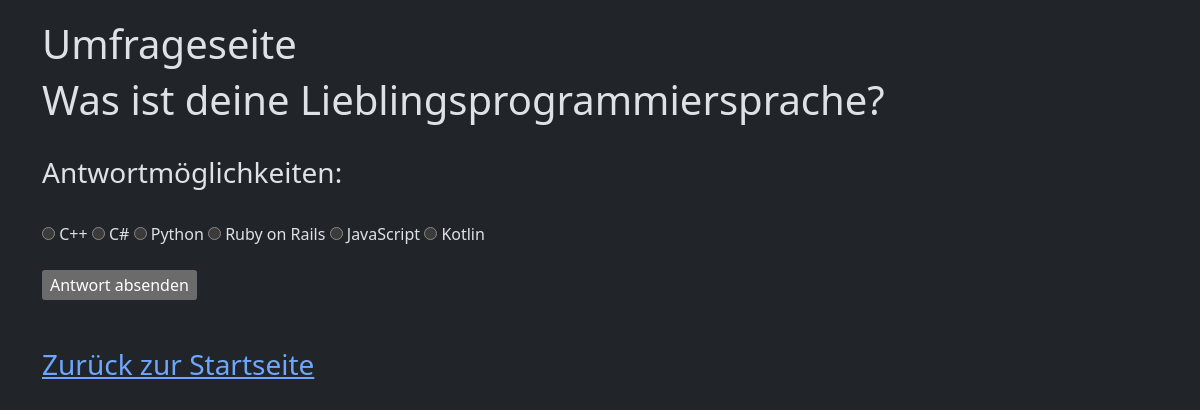
The page /poll/lieblingsprogrammiersprache on the database its author committed.
### polls/models.py (models this page shows, shortened)
class Poll(models.Model):
    name = models.CharField(max_length=256)
    slug = models.SlugField(unique=True)#unique=True verhindert, das es mehrere DB Felder mit dem selben Slug gibt.
    publish_time = models.DateTimeField()
    days_running = models.IntegerField(default=7)

class Choice(models.Model):
    poll = models.ForeignKey(to="Poll", on_delete=models.CASCADE)
    name = models.CharField(max_length=256)
    votes = models.IntegerField(default=0)
    notes = models.TextField(null=True, blank=True)

### polls/views.py (the view)
# urls.py: path('poll/<str:slug>', PollDetailView.as_view(), name="umfrage-detail"),
class PollDetailView(generic.DetailView):
    model = Poll
    template_name = 'polls/umfrage.html'
    def get_context_data(self, **kwargs):
        context = super().get_context_data(**kwargs)
        user_see_result = False
        if 'voted_polls' in self.request.session:
            if type(self.request.session['voted_polls']) == list:
                if context['object'].id in self.request.session['voted_polls']:
                    user_see_result = True
        context['voted'] = user_see_result
        return context

### polls/templates/polls/umfrage.html (shortened to what this page needs)
{% extends 'polls/base.html' %}
{% block content %}
{% if object %}
    <h1>{{ object.name }}</h1>
<br>
    <h3>Antwortmöglichkeiten:</h3>
<br>
{% if not voted %}
    {% if object.choice_set.all %}
         <form action="{% url 'polls:vote' object.slug %}" method="post">
             {% for choice in object.choice_set.all %}
             <input type="radio" name="choice" value="{{ choice.id }}"/>
             <label>{{ choice.name }} </label>
             {% endfor %}
             <br><br>
             <input type="submit" value="Antwort absenden"/>
         </form>
    {% else %}
    <h2>Leider gibt es noch keine Antwortmöglichkeiten.</h2>
    {% endif %}
<br><br>
<h3><a href="{% url 'polls:index' %}">Zurück zur Startseite</a></h3>
{% else %}
<p>
    Du hast bereits abgestimmt und kannst dir <a href="{% url 'polls:results' object.slug %}">hier</a> die Ergebnisse ansehen.
</p>
{% endif %}
{% else %}
<h1>Es konnte keine Umfrage ausgegeben werden.</h1>
{% endif %}
{% endblock %}

### rows shown on the page
Poll: name "Was ist deine Lieblingsprogrammiersprache?"
Choice: name "C++"
Choice: name "C#"
Choice: name "Python"
Choice: name "Ruby on Rails"
Choice: name "JavaScript"
Choice: name "Kotlin"
